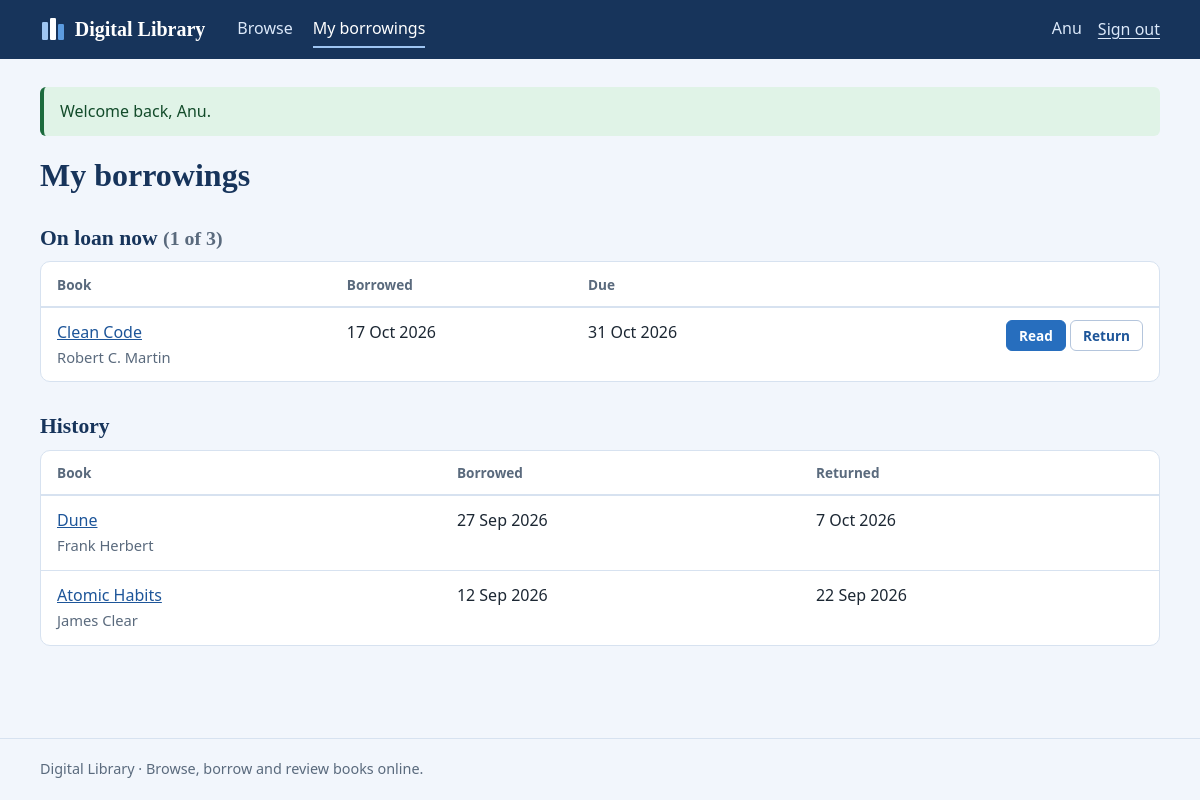
The app's page /my_borrowings.php (signed in) with its own data.
### tables this page shows
CREATE TABLE users (
    user_id       INT AUTO_INCREMENT PRIMARY KEY,
    name          VARCHAR(80)  NOT NULL,
    email         VARCHAR(120) NOT NULL UNIQUE,
    password_hash VARCHAR(255) NOT NULL,
    role          ENUM('user', 'admin') NOT NULL DEFAULT 'user',
    created_at    TIMESTAMP NOT NULL DEFAULT CURRENT_TIMESTAMP
);

CREATE TABLE borrowings (
    loan_id     INT AUTO_INCREMENT PRIMARY KEY,
    user_id     INT NOT NULL,
    book_id     INT NOT NULL,
    borrow_date DATETIME NOT NULL,
    due_date    DATETIME NOT NULL,
    return_date DATETIME NULL,
    status      ENUM('borrowed', 'returned') NOT NULL DEFAULT 'borrowed',
    FOREIGN KEY (user_id) REFERENCES users(user_id) ON DELETE CASCADE,
    FOREIGN KEY (book_id) REFERENCES books(book_id) ON DELETE CASCADE,
    INDEX idx_user_status (user_id, status),
    INDEX idx_book_status (book_id, status)
);

CREATE TABLE books (
    book_id          INT AUTO_INCREMENT PRIMARY KEY,
    title            VARCHAR(150) NOT NULL,
    author           VARCHAR(100) NOT NULL,
    category         VARCHAR(60),
    description      TEXT,
    file_path        VARCHAR(255),                  
    total_copies     INT NOT NULL DEFAULT 1,        
    available_copies INT NOT NULL DEFAULT 1,        
    created_at       TIMESTAMP NOT NULL DEFAULT CURRENT_TIMESTAMP,
    CONSTRAINT chk_copies CHECK (total_copies >= 0 AND available_copies >= 0 AND available_copies <= total_copies),
    INDEX idx_title (title),
    INDEX idx_author (author),
    INDEX idx_category (category)
);

### includes/functions.php (called while the page is built, shortened)
<?php
function e($value): string
{
    return htmlspecialchars((string) $value, ENT_QUOTES | ENT_SUBSTITUTE, 'UTF-8');
}
function url(string $path = ''): string
{
    return BASE_URL . '/' . ltrim($path, '/');
}
function take_flashes(): array
{
    $f = $_SESSION['flash'] ?? [];
    return $f;
}
function fmt_date(?string $dt): string
{
    return $dt ? date('j M Y', strtotime($dt)) : '–';
}

### includes/db.php (called while the page is built, shortened)
<?php
function db(): mysqli
{
    static $conn = null;
    if ($conn === null) {
        try {
            $conn = mysqli_connect(DB_HOST, DB_USER, DB_PASS, DB_NAME, DB_PORT);
            mysqli_set_charset($conn, 'utf8mb4');
        } catch (mysqli_sql_exception $e) {
            error_log('DB connection failed: ' . $e->getMessage());
            http_response_code(500);
            exit('The library database is unavailable. Check config.php and make sure MySQL is running.');
        }
    }
    return $conn;
}
function q(string $sql, string $types = '', array $params = []): mysqli_stmt
{
    $stmt = mysqli_prepare(db(), $sql);
    if ($types !== '') {
        mysqli_stmt_bind_param($stmt, $types, ...$params);
    }
    mysqli_stmt_execute($stmt);
    return $stmt;
}
function fetch_all(string $sql, string $types = '', array $params = []): array
{
    $stmt = q($sql, $types, $params);
    $rows = mysqli_fetch_all(mysqli_stmt_get_result($stmt), MYSQLI_ASSOC);
    return $rows;
}
function fetch_one(string $sql, string $types = '', array $params = []): ?array
{
    return fetch_all($sql, $types, $params)[0] ?? null;
}

### includes/auth.php (called while the page is built, shortened)
<?php
function current_user(): ?array
{
    static $user = false;
    if ($user === false) {
        $user = null;
        if (!empty($_SESSION['uid'])) {
            $user = fetch_one('SELECT user_id, name, email, role FROM users WHERE user_id = ?', 'i', [(int) $_SESSION['uid']]);
        }
    }
    return $user;
}
function require_login(): array
{
    $u = current_user();
    return $u;
}

### my_borrowings.php (the view, shortened to what this page needs)
<?php
$user = require_login();
$rows = fetch_all("SELECT l.loan_id, l.book_id, l.borrow_date, l.due_date, l.return_date, l.status,
                          (l.status = 'borrowed' AND l.due_date < NOW()) AS is_overdue, b.title, b.author
                   FROM borrowings l JOIN books b ON b.book_id = l.book_id
                   WHERE l.user_id = ? ORDER BY l.status = 'borrowed' DESC, l.borrow_date DESC", 'i', [$user['user_id']]);
$active  = array_filter($rows, fn($r) => $r['status'] === 'borrowed');
$history = array_filter($rows, fn($r) => $r['status'] === 'returned');
page_header('My borrowings', 'borrowing');
?>
<h1>My borrowings</h1>
<h2>On loan now <span class="muted">(<?= count($active) ?> of <?= MAX_ACTIVE_LOANS ?>)</span></h2>
<?php if (!$active): ?>
  <p class="empty">You have no books on loan. <a href="<?= e(url('books.php')) ?>">Browse the catalogue</a> to borrow one.</p>
<?php else: ?>
<div class="table-wrap"><table>
  <thead><tr><th>Book</th><th>Borrowed</th><th>Due</th><th><span class="sr">Actions</span></th></tr></thead>
  <tbody>
  <?php foreach ($active as $r): ?>
    <tr>
      <td><a href="<?= e(url('book.php?id=' . $r['book_id'])) ?>"><?= e($r['title']) ?></a><br><span class="muted"><?= e($r['author']) ?></span></td>
      <td><?= e(fmt_date($r['borrow_date'])) ?></td>
      <td><?= e(fmt_date($r['due_date'])) ?> <?= $r['is_overdue'] ? '<span class="badge bad">Overdue</span>' : '' ?></td>
      <td class="actions">
        <?php if (!$r['is_overdue']): ?><a class="btn small" href="<?= e(url('read.php?id=' . $r['book_id'])) ?>">Read</a><?php endif; ?>
        <form method="post" action="<?= e(url('borrow.php')) ?>"><?= csrf_field() ?>
          <button class="btn ghost small" type="submit">Return</button></form>
      </td>
    </tr>
  <?php endforeach; ?>
  </tbody>
</table></div>
<?php endif; ?>
<h2>History</h2>
<?php if (!$history): ?>
  <p class="empty">Books you return will appear here.</p>
<?php else: ?>
<div class="table-wrap"><table>
  <thead><tr><th>Book</th><th>Borrowed</th><th>Returned</th></tr></thead>
  <tbody>
  <?php foreach ($history as $r): ?>
    <tr>
      <td><a href="<?= e(url('book.php?id=' . $r['book_id'])) ?>"><?= e($r['title']) ?></a><br><span class="muted"><?= e($r['author']) ?></span></td>
      <td><?= e(fmt_date($r['borrow_date'])) ?></td>
      <td><?= e(fmt_date($r['return_date'])) ?></td>
    </tr>
  <?php endforeach; ?>
  </tbody>
</table></div>
<?php endif;
page_footer();

### includes/layout.php (shortened to what this page needs)
<?php
function page_header(string $title, string $active = ''): void
{
    $user = current_user();
    $nav = [
        'browse'    => ['books.php', 'Browse'],
        'borrowing' => ['my_borrowings.php', 'My borrowings'],
    ];
    ?><!DOCTYPE html>
<html lang="en">
<head>
<link rel="stylesheet" href="<?= e(url('assets/style.css')) ?>">
</head>
<body>
<header class="site-header">
  <div class="bar">
    <a class="brand" href="<?= e(url('index.php')) ?>">
      <svg width="26" height="26" viewBox="0 0 26 26" aria-hidden="true"><rect x="2" y="6" width="6" height="18" rx="1.2" fill="#9ec5f2"/><rect x="10" y="2" width="6" height="22" rx="1.2" fill="#fff"/><rect x="18" y="8" width="6" height="16" rx="1.2" fill="#5b9be0"/></svg>
      Digital Library
    </a>
    <nav aria-label="Main">
      <?php foreach ($nav as $key => [$href, $label]): ?>
        <a href="<?= e(url($href)) ?>"<?= $key === $active ? ' class="current" aria-current="page"' : '' ?>><?= e($label) ?></a>
      <?php endforeach; ?>
    </nav>
    <div class="account">
      <?php if ($user): ?>
        <span class="who"><?= e($user['name']) ?></span>
        <form method="post" action="<?= e(url('logout.php')) ?>"><?= csrf_field() ?><button class="link-btn" type="submit">Sign out</button></form>
      <?php else: ?>
        <a href="<?= e(url('login.php')) ?>">Sign in</a>
        <a class="pill" href="<?= e(url('register.php')) ?>">Create account</a>
      <?php endif; ?>
    </div>
  </div>
</header>
<main id="main" class="container">
<?php foreach (take_flashes() as $f): ?>
  <div class="flash <?= e($f['type']) ?>" role="<?= $f['type'] === 'error' ? 'alert' : 'status' ?>"><?= e($f['message']) ?></div>
<?php endforeach;
}
function page_footer(): void
{
    ?>
</main>
<footer class="site-footer">
  <div class="container">Digital Library · Browse, borrow and review books online.</div>
</footer>
</body>
</html>
<?php
}

### assets/style.css (style rules this page uses)
:root { --ink: #17345b; --blue: #276ebe; --blue-dark: #1d5599; --sky: #9ec5f2; --paper: #f2f6fc; --card: #ffffff; --line: #d7e2f0; --field: #b4c5dc; --text: #1c2733; --muted: #5a6a7d; --ok: #1c6b3d; --ok-bg: #e0f3e7; --warn: #7d5200; --warn-bg: #fcefcf; --bad: #a32525; --bad-bg: #fbe4e4; --serif: "Iowan Old Style", "Palatino Linotype", Palatino, Georgia, serif; --sans: system-ui, -apple-system, "Segoe UI", Roboto, Arial, sans-serif; }
* { box-sizing: border-box; }
html { -webkit-text-size-adjust: 100%; }
body { margin: 0; font: 16px/1.55 var(--sans); color: var(--text); background: var(--paper); min-height: 100vh; display: flex; flex-direction: column; }
main { flex: 1; }
h1, h2, h3 { font-family: var(--serif); color: var(--ink); line-height: 1.2; margin: 0 0 .6rem; }
h1 { font-size: 2rem; }
h2 { font-size: 1.35rem; margin-top: 2rem; }
a { color: var(--blue-dark); }
.container { width: min(1120px, 100% - 2.5rem); margin-inline: auto; padding-block: 1.75rem 3rem; }
.muted { color: var(--muted); font-size: .92em; }
.site-header { background: var(--ink); color: #fff; }
.site-header .bar { width: min(1120px, 100% - 2.5rem); margin-inline: auto; display: flex; align-items: center; gap: 1.5rem; flex-wrap: wrap; padding-block: .7rem; }
.brand { display: flex; align-items: center; gap: .55rem; color: #fff; text-decoration: none; font: 700 1.25rem var(--serif); margin-right: .5rem; }
.site-header nav { display: flex; gap: 1.25rem; flex: 1; }
.site-header nav a, .account a, .account .who { color: #dce9fa; text-decoration: none; padding: .3rem 0; border-bottom: 2px solid transparent; }
.site-header nav a.current { color: #fff; border-bottom-color: var(--sky); }
.account { display: flex; align-items: center; gap: 1rem; }
.account form { margin: 0; }
.link-btn { background: none; border: 0; padding: .3rem 0; font: inherit; color: #dce9fa; cursor: pointer; text-decoration: underline; text-underline-offset: 3px; }
.site-footer { border-top: 1px solid var(--line); color: var(--muted); font-size: .9rem; }
.site-footer .container { padding-block: 1.2rem; }
.btn { display: inline-block; border: 1px solid var(--blue); background: var(--blue); color: #fff; padding: .55rem 1.1rem; border-radius: 6px; font: 600 .95rem var(--sans); text-decoration: none; cursor: pointer; text-align: center; }
.btn.ghost { background: transparent; color: var(--blue-dark); border-color: var(--field); }
.btn.small { padding: .32rem .75rem; font-size: .85rem; }
.flash { padding: .75rem 1rem; border-radius: 6px; margin-bottom: 1.25rem; border-left: 4px solid; }
.flash.success { background: var(--ok-bg); border-color: var(--ok); color: #124b2a; }
.table-wrap { overflow-x: auto; background: var(--card); border: 1px solid var(--line); border-radius: 10px; }
table { width: 100%; border-collapse: collapse; }
th { text-align: left; font-size: .85rem; color: var(--muted); font-weight: 600; padding: .7rem 1rem; border-bottom: 2px solid var(--line); white-space: nowrap; }
td { padding: .75rem 1rem; border-bottom: 1px solid var(--line); vertical-align: top; }
tr:last-child td { border-bottom: 0; }
td.actions { white-space: nowrap; text-align: right; }
td.actions form { display: inline; margin: 0; }
td.actions > * { margin-left: .3rem; }

### records on screen
users: name "Anu"
borrowings: book.title "Clean Code", book.author "Robert C. Martin", borrow_date "17 Oct 2026", due_date "31 Oct 2026"
borrowings: book.title "Dune", book.author "Frank Herbert", borrow_date "27 Sep 2026", return_date "7 Oct 2026"
borrowings: book.title "Atomic Habits", book.author "James Clear", borrow_date "12 Sep 2026", return_date "22 Sep 2026"

### other values on screen
$label "Browse"
$label "My borrowings"
$f['message'] "Welcome back, Anu."
count($active) "1"
MAX_ACTIVE_LOANS "3"
